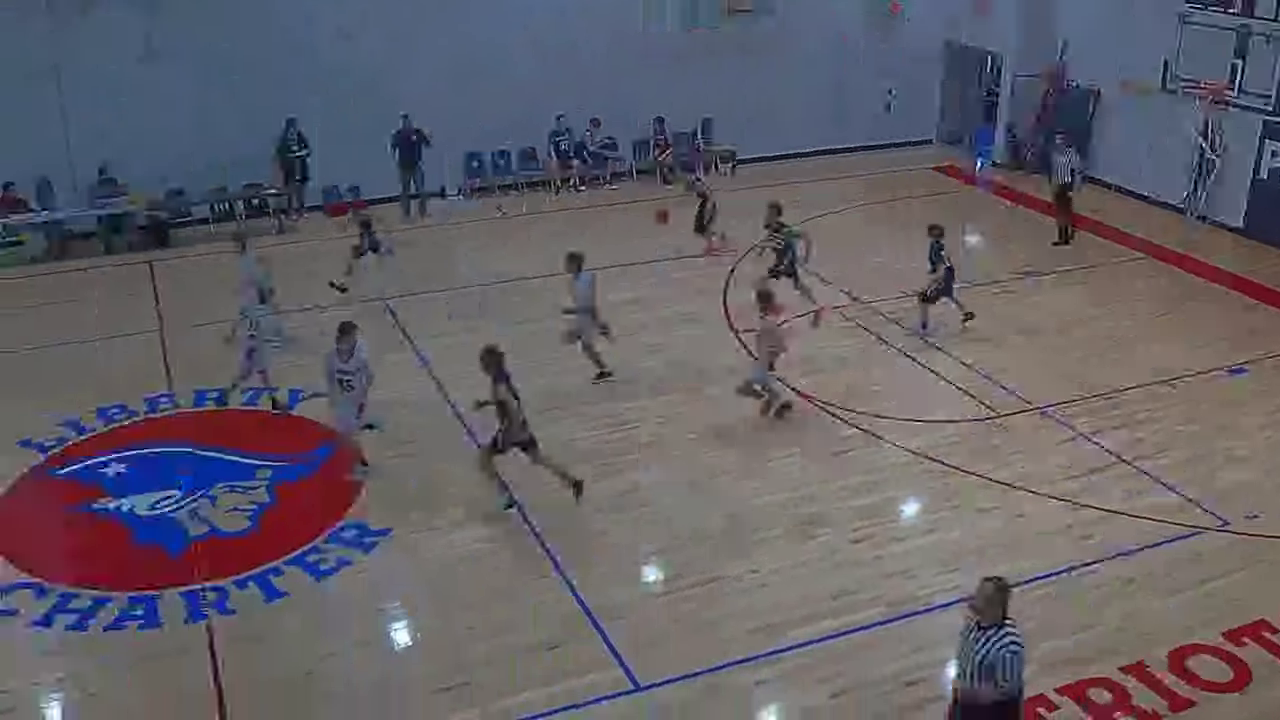
#> input picture frame 61 of q1_2min_start.webm, 1280 x 720 px, given in place of Liberty_Vs_Riverstone_Q1.webm, which was not available
$ python shot_v43.py
#> lines starting #> are read from the running program, lines starting #| are printed output that depends on the picture; pictures that were not available may be replaced by others from this repository, and a replacement may not be noted
#!/usr/bin/env python3
"""v43: Corrected shot filter — fundamental fix.

Root problem: previous scorers rewarded observation quality (mono correlation,
clear-floor visibility) instead of actual shot trajectory toward basket.

Key insight: A real shot requires ALL of:
  1. Ball STARTS at meaningful distance from basket (d > 150px)
  2. Ball ENDS close to basket (d < 100px)
  3. Ball shows PROGRESSIVE convergence (not just noise around flat profile)
  4. Correct court half
  5. Not stationary dead-ball

F223/F988 false positive pattern: 3-6 detections at nearly same distance from
basket, perfect mono correlation because distance barely changes (all noise around
a flat line). Solution: require minimum distance RANGE across the window.

F0582 missed pattern: 16 detections but spread across a large area, so mono
correlation is diluted. Solution: look at convergence in the LATTER HALF of
detections only (the approach phase), not the whole window.

F0617 missed pattern: only 3 detections. Solution: lower the detection floor to
2+ and weight by trajectory shape, not observation count.
"""
import os, pickle, cv2
import numpy as np
import pandas as pd

PKL_V14 = '/home/monk-admin/PROJECTS/liberty-basketball-analysis/pipeline_output/shot_v14.pkl'
VIDEO   = '/home/monk-admin/PROJECTS/liberty-basketball-analysis/uploads/Liberty_Vs_Riverstone_Q1.webm'
CSV_OUT = '/home/monk-admin/PROJECTS/liberty-basketball-analysis/pipeline_output/shot_features_v43.csv'
OUT_DIR = '/home/monk-admin/PROJECTS/liberty-basketball-analysis/pipeline_output/audit_v43'

BLX, BLY = 179.0, 525.0
BRX, BRY = 1009.0, 466.0
HALFCOURT_X = 640.0

BWD, FWD = 15, 20


def nd(x, y):
    return min(np.sqrt((x-BLX)**2+(y-BLY)**2), np.sqrt((x-BRX)**2+(y-BRY)**2))


def nearest_basket(x, y):
    dl = np.sqrt((x-BLX)**2+(y-BLY)**2)
    dr = np.sqrt((x-BRX)**2+(y-BRY)**2)
    return (BLX, BLY) if dl < dr else (BRX, BRY)


def compute_score(f, bx, by, total):
    f_start = max(0, f - BWD)
    f_end = min(total, f + FWD + 1)
    win_x = bx[f_start:f_end]
    win_y = by[f_start:f_end]
    valid = ~np.isnan(win_x) & ~np.isnan(win_y)
    n_valid = int(np.sum(valid))

    if n_valid < 2:
        return 0, {'n_valid': n_valid}, False, 'too_few'

    valid_idx = np.where(valid)[0]
    fx = win_x[valid].astype(float)
    fy = win_y[valid].astype(float)
    frames = f_start + valid_idx

    # Distances to nearest basket
    dists_all = np.array([nd(x, y) for x, y in zip(fx, fy)])
    anchor_local = int(np.argmin(dists_all))
    ax, ay = fx[anchor_local], fy[anchor_local]
    d_anchor = float(dists_all[anchor_local])
    basket_x, basket_y = nearest_basket(ax, ay)

    # Per-detection distances to nearest basket
    dists = np.array([np.sqrt((x-basket_x)**2 + (y-basket_y)**2) for x,y in zip(fx, fy)])

    feats = {'n_valid': n_valid, 'anchor_dist': round(d_anchor, 1)}

    # 1. CORRECT HALF
    if basket_x == BLX:
        correct_half = ax < HALFCOURT_X + 100
    else:
        correct_half = ax > HALFCOURT_X - 100
    feats['correct_half'] = bool(correct_half)

    if not correct_half:
        return 0, feats, False, 'wrong_half'

    # 2. DISTANCE RANGE: must span meaningful distance (reject flat profiles)
    d_range = float(np.max(dists) - np.min(dists))
    feats['dist_range'] = round(d_range, 1)
    if d_range < 80:
        return 0, feats, False, 'flat_profile'

    # 3. START FAR, END CLOSE: real shots start away, end near
    d_start = float(dists[0])
    d_end = float(dists[-1])
    d_min = float(np.min(dists))
    feats['dist_start'] = round(d_start, 1)
    feats['dist_end'] = round(d_end, 1)
    feats['dist_min'] = round(d_min, 1)

    approach = d_start - d_end  # positive = converging
    feats['approach'] = round(approach, 1)
    if approach < 20:
        return 0, feats, False, 'no_convergence'

    # 4. LATTER-HALF CONVERGENCE: look at last half of detections only
    # (the approach phase, discarding pre-approach noise)
    mid = n_valid // 2
    if n_valid >= 4:
        late_half_dist = np.mean(dists[mid:])
        early_half_dist = np.mean(dists[:mid])
        late_convergence = early_half_dist - late_half_dist
    else:
        late_convergence = approach
    feats['late_convergence'] = round(late_convergence, 1)

    # 5. STATIONARY REJECT
    if n_valid >= 2:
        dt = np.diff(frames).astype(float); dt[dt==0]=1
        speeds = np.sqrt(np.diff(fx)**2 + np.diff(fy)**2) / dt
        stat_ratio = float(np.sum(speeds < 5) / len(speeds))
        total_move = float(np.sum(np.sqrt(np.diff(fx)**2 + np.diff(fy)**2)))
    else:
        stat_ratio = 1.0; total_move = 0.0
    feats['stationary_ratio'] = round(stat_ratio, 3)
    feats['total_move'] = round(total_move, 1)
    if stat_ratio > 0.8 and total_move < 50:
        return 0, feats, False, 'stationary'

    # 6. ASPECT RATIO: vertical clustering preferred
    sx = float(np.std(fx)); sy = float(np.std(fy))
    ar = sx/sy if sy > 0 else 999
    feats['aspect_ratio'] = round(ar, 3)

    # --- Scoring ---
    score = 0.0

    # Distance range: must be substantial
    if d_range > 200: score += 2
    elif d_range > 100: score += 1.5
    else: score += 0.5

    # Start distance: real shots start from meaningful range
    if d_start > 200: score += 1
    elif d_start > 150: score += 0.5

    # End distance: real shots terminate near hoop
    if d_min < 80: score += 3
    elif d_min < 120: score += 2
    elif d_min < 200: score += 1

    # Approach magnitude
    if approach > 200: score += 2
    elif approach > 100: score += 1.5
    elif approach > 50: score += 1

    # Late convergence
    if late_convergence > 100: score += 1.5
    elif late_convergence > 50: score += 1

    # Vertical movement (lower aspect ratio = more vertical)
    if ar < 0.5: score += 1.5
    elif ar < 1.0: score += 1
    elif ar > 2.0: score -= 1  # penalize horizontal spread

    # Penalty for stationary
    if stat_ratio > 0.6: score -= 2

    feats['shot_score'] = round(score, 1)
    is_shot = score >= 5.0

    return score, feats, is_shot, 'score={:.1f}'.format(score)


def main():
    with open(PKL_V14, 'rb') as f:
#> (reads pipeline_output/shot_v14.pkl from the repository)
        v14 = pickle.load(f)
    bx, by = v14['ball_x'], v14['ball_y']
    total = len(bx)

    VISUAL = {
        61: ('no', 'transition'),
        182: ('weak', 'unclear'),
        223: ('no', 'dead_ball_halfcourt'),
        582: ('yes', 'putback'),         # REAL
        617: ('yes', 'jump_shot'),       # REAL
        934: ('no', 'dribble'),
        988: ('no', 'inbound'),
        1073: ('no', 'ft_setup'),
        1292: ('no', 'ft_lineup'),
        1764: ('no', 'wrong_half'),
        2303: ('weak', 'perimeter'),
    }

    # Process ALL candidates from the original 112 near-basket regions
    # Find candidates the same way v40 did
    near_basket = np.array([nd(bx[i], by[i]) < 300 if not np.isnan(bx[i]) else False
                            for i in range(total)])

    candidates = []
    in_region = False
    region_start = 0
    for i in range(total):
        if near_basket[i] and not in_region:
            region_start = i; in_region = True
        elif not near_basket[i] and in_region:
            region = (region_start, i)
            region_dists = [nd(bx[j], by[j]) if not np.isnan(bx[j]) else 999
                           for j in range(region[0], region[1])]
            anchor = region[0] + int(np.argmin(region_dists))
            win_valid = int(np.sum(~np.isnan(bx[max(0,anchor-15):min(total,anchor+20)])))
            if win_valid >= 2:
                candidates.append(anchor)
            in_region = False
    if in_region:
        region_dists = [nd(bx[j], by[j]) if not np.isnan(bx[j]) else 999
                       for j in range(region_start, total)]
        anchor = region_start + int(np.argmin(region_dists))
        win_valid = int(np.sum(~np.isnan(bx[max(0,anchor-15):min(total,anchor+20)])))
        if win_valid >= 2:
            candidates.append(anchor)

    # Dedup within 30 frames
    deduped = []
    for c in sorted(candidates):
        if deduped and c - deduped[-1] < 30:
            prev = deduped[-1]
            pv = int(np.sum(~np.isnan(bx[max(0,prev-15):min(total,prev+20)])))
            cv = int(np.sum(~np.isnan(bx[max(0,c-15):min(total,c+20)])))
            if cv > pv:
                deduped[-1] = c
        else:
            deduped.append(c)

    print("Candidates: {} initial, {} deduped".format(len(candidates), len(deduped)))

    results = []
    os.makedirs(OUT_DIR, exist_ok=True)
    cap = cv2.VideoCapture(VIDEO)

    for f in deduped:
        score, feats, is_shot, reason = compute_score(f, bx, by, total)

        visual = VISUAL.get(f, ('?', '?'))
        match = 'OK' if (is_shot == (visual[0] in ('yes','weak'))) or \
                       (visual[0] == 'weak' and not is_shot) else 'MISMATCH'

        print("  F{}: {:5s} score={:5.1f} visual={:30s} [{}] n={} range={:.0f} start={:.0f} end={:.0f} late_conv={:.1f}".format(
            f, 'SHOT' if is_shot else 'REJ', score, '{} ({})'.format(*visual), match,
            feats['n_valid'], feats.get('dist_range',0), feats.get('dist_start',0),
            feats.get('dist_end',0), feats.get('late_convergence',0)))

        result = {'frame': f, 'is_shot': is_shot, 'reason': reason, **feats,
                  'manual_shot': visual[0], 'manual_detail': visual[1]}
        results.append(result)

        # Overlay for shots and near-misses
        if is_shot or score > 3:
            f_start = max(0, f - BWD); f_end = min(total, f + FWD + 1)
            wx = bx[f_start:f_end]; wy = by[f_start:f_end]
            v = ~np.isnan(wx) & ~np.isnan(wy)
            cap.set(cv2.CAP_PROP_POS_FRAMES, f)
            ret, img = cap.read()
            if ret and np.sum(v) >= 2:
                vis = img.copy(); h_img, w_img = vis.shape[:2]
                cv2.circle(vis,(int(BLX),int(BLY)),12,(0,0,255),2)
                cv2.circle(vis,(int(BRX),int(BRY)),12,(0,0,255),2)
                cv2.line(vis,(int(HALFCOURT_X),0),(int(HALFCOURT_X),h_img),(100,100,100),1)
                for x,y in zip(wx[v].astype(float), wy[v].astype(float)):
                    cv2.circle(vis,(int(x),int(y)),7,(0,255,255),-1)
                lbl = 'F{} {} s={:.1f}'.format(f, 'SHOT' if is_shot else 'REJ', score)
                cv2.rectangle(vis,(5,5),(len(lbl)*9+15,35),(0,0,0),-1)
                cv2.putText(vis,lbl,(10,25),cv2.FONT_HERSHEY_SIMPLEX,0.55,(255,255,255),1)
                cv2.imwrite(os.path.join(OUT_DIR,'F{:04d}.jpg'.format(f)), vis)
#> this loop made 36 passes
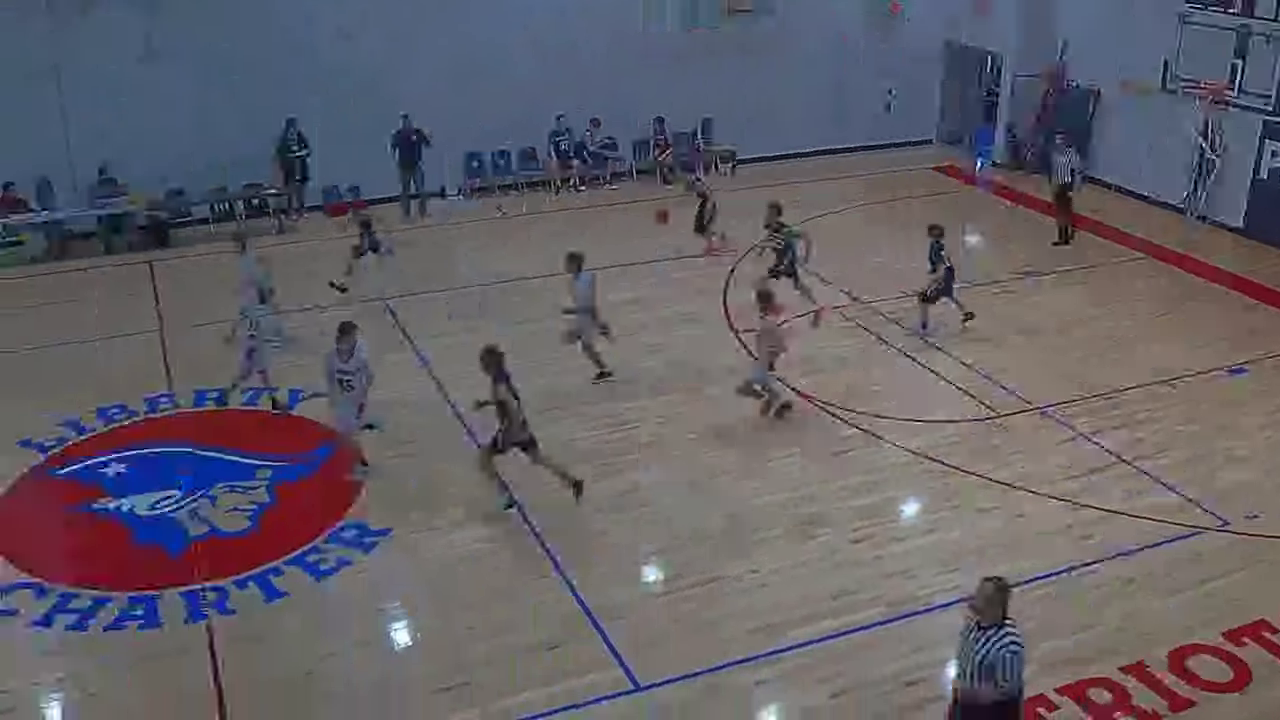
#> input picture frame 61 of q1_2min_start.webm, 1280 x 720 px, given in place of Liberty_Vs_Riverstone_Q1.webm, which was not available
#> pass 2, in main, `cv2.imwrite(os.path.join(OUT_DIR,'F{:04d}.jpg'.format(f)), vis)`:
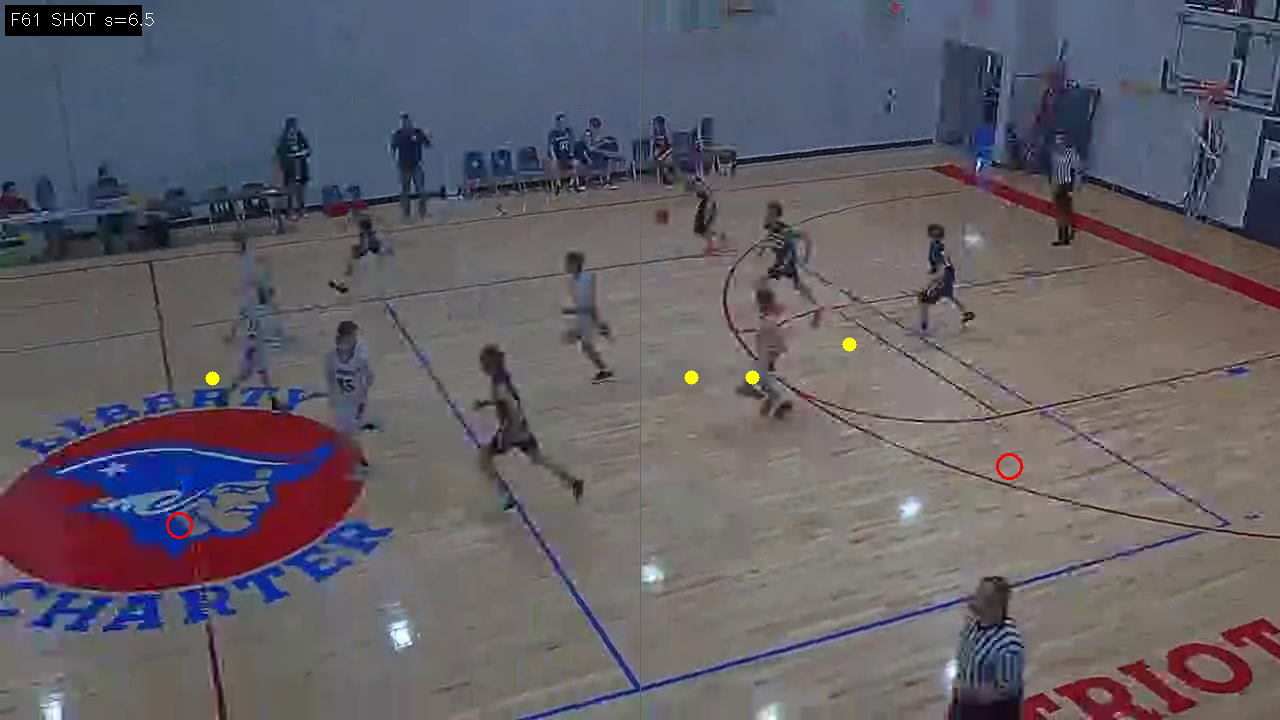
#> saved as F0061.jpg: shape (720, 1280, 3); mean B, G, R 102.7, 94.6, 98.5
#> after the loop:
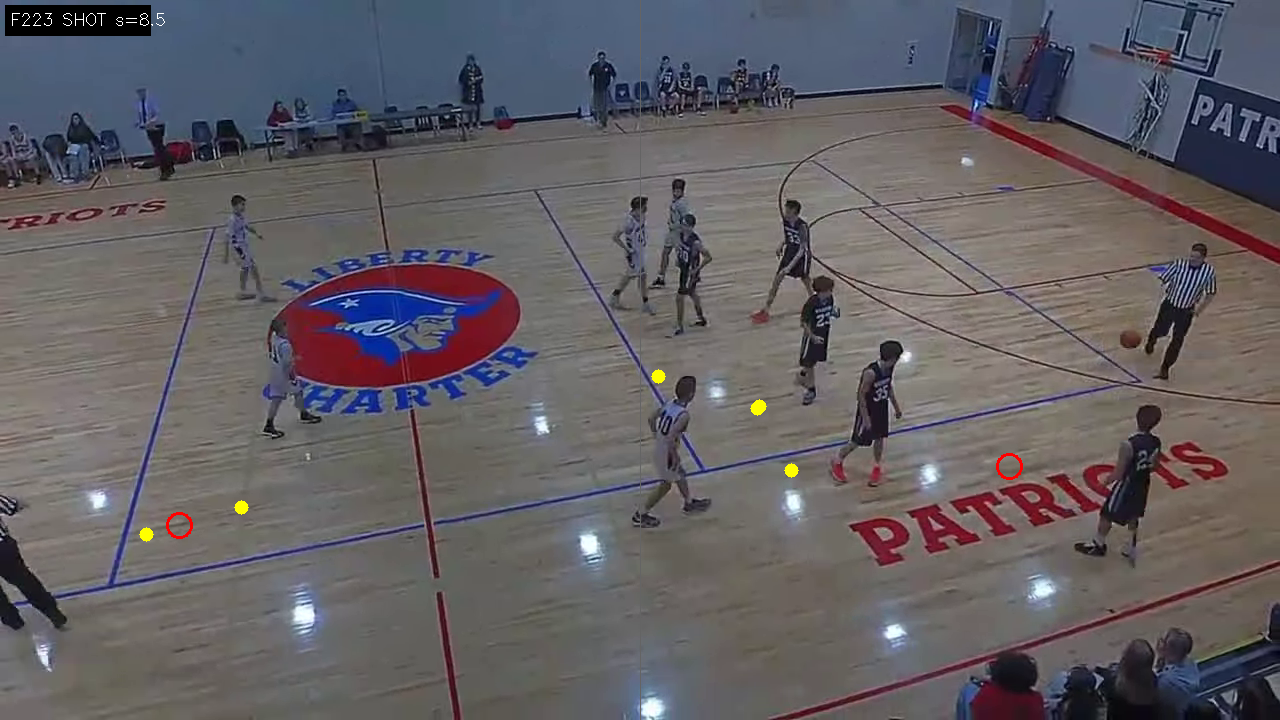
#> vis: shape (720, 1280, 3); mean B, G, R 99, 94.6, 98.6
#> after the loop, results = 36 items

    cap.release()

    if results:
        df = pd.DataFrame(results)
#> df = table of 36 rows and 18 columns
        df.to_csv(CSV_OUT, index=False)
        n_shots = sum(1 for r in results if r['is_shot'])
#> n_shots = 9
        n_ok = sum(1 for r in results if (r['is_shot'] == (r['manual_shot'] in ('yes','weak'))) or
                                            (r['manual_shot']=='weak' and not r['is_shot']))
#> n_ok = 27
        print("\n{}/{}/{} (shots/total/candidates)".format(n_shots, len(results), len(deduped)))
#| 9/36/36 (shots/total/candidates)
        print("{}/{} match visual".format(n_ok, len(results)))
#| 27/36 match visual
        print("\n=== Shot Score Ranking ===")
        for r in sorted(results, key=lambda x: x.get('shot_score',0), reverse=True)[:15]:
            print("  F{}: {:.1f} {} manual={:20s} range={:.0f} late_conv={:.1f} ar={:.2f}".format(
                r['frame'], r.get('shot_score',0), 'SHOT' if r['is_shot'] else 'rej',
                r['manual_shot'], r.get('dist_range',0), r.get('late_convergence',0),
                r.get('aspect_ratio',0)))
#> this loop made 15 passes
#|   F223: 8.5 SHOT manual=no                   range=581 late_conv=398.7 ar=4.58
#|   F988: 8.5 SHOT manual=no                   range=366 late_conv=366.3 ar=5.00
#|   F1764: 7.5 SHOT manual=no                   range=887 late_conv=453.1 ar=3.83
#|   F61: 6.5 SHOT manual=no                   range=543 late_conv=242.3 ar=17.19
#|   F182: 6.5 SHOT manual=weak                 range=229 late_conv=165.5 ar=1.03
#|   F934: 6.5 SHOT manual=no                   range=272 late_conv=269.5 ar=11.96
#|   F2303: 6.5 SHOT manual=weak                 range=649 late_conv=471.8 ar=4.47
#|   F1292: 6.0 SHOT manual=no                   range=355 late_conv=85.0 ar=3.58
#> (further printed lines are left out)
        print("\nSaved to {}".format(CSV_OUT))


if __name__ == '__main__':
    main()
